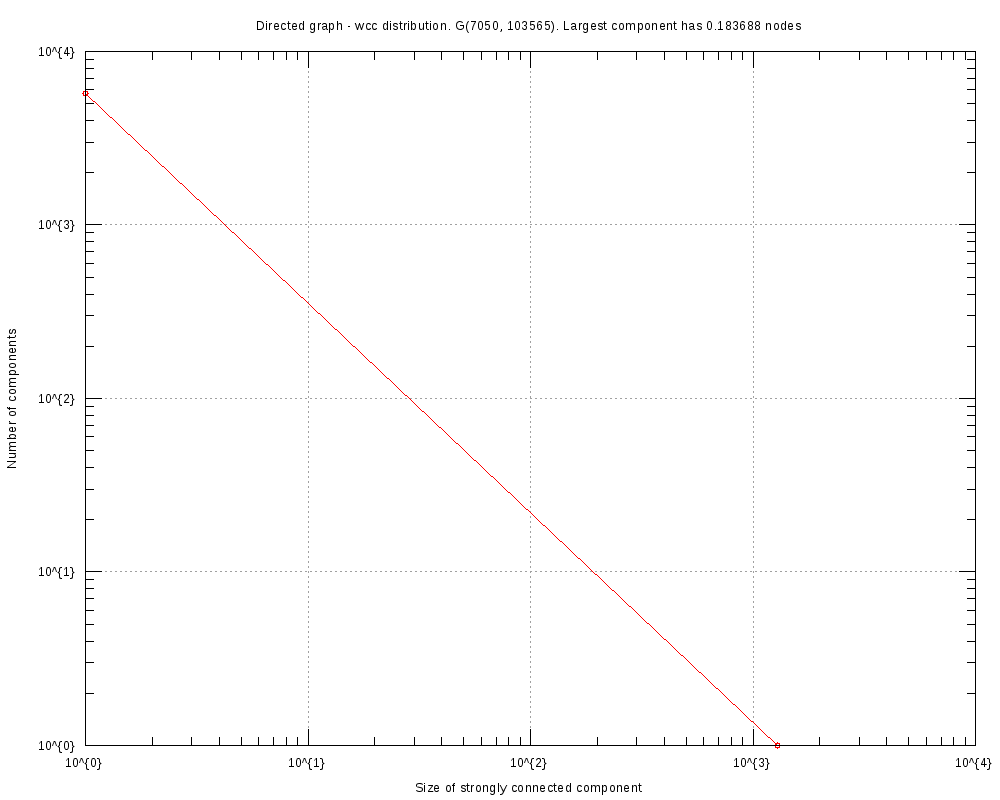

gnuplot code for this plot:
#
# Directed graph - wcc distribution. G(7050, 103565). Largest component has 0.183688 nodes (Thu Oct 26 13:44:03 2017)
#

set title "Directed graph - wcc distribution. G(7050, 103565). Largest component has 0.183688 nodes"
set key bottom right
set logscale xy 10
set format x "10^{%L}"
set mxtics 10
set format y "10^{%L}"
set mytics 10
set grid
set xlabel "Size of strongly connected component"
set ylabel "Number of components"
set tics scale 2
set terminal png font arial 10 size 1000,800
set output 'scc.GRQ.png'
plot 	"scc.GRQ.tab" using 1:2 title "" with linespoints pt 6
